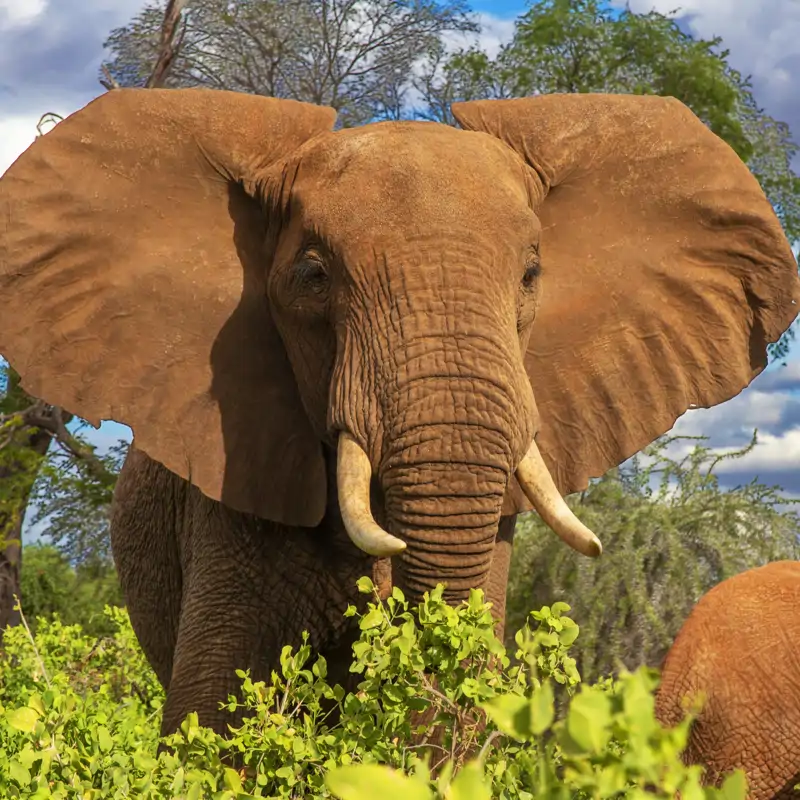
#> input picture imagenes/Elefante.jpg, 800 x 800 px, found by its file name
$ python ejemplo4_formas.py
#> lines starting #> are read from the running program, lines starting #| are printed output that depends on the picture; after the words box and inside, x2 and y2 are one past the last pixel; in counts of white or black regions, pixels touching at a corner belong together
print("=== Arevalo Rafael NC:0031 ===")
import cv2

# Cargar imagen
imagen = cv2.imread("imagenes/Elefante.jpg")
#> imagen is the input picture: shape (800, 800, 3); mean B, G, R 67.9, 111, 135.3

# Comprobar imagen
if imagen is None:
    print("Error: no se pudo cargar la imagen.")
    exit()

# Escala de grises
gris = cv2.cvtColor(imagen, cv2.COLOR_BGR2GRAY)
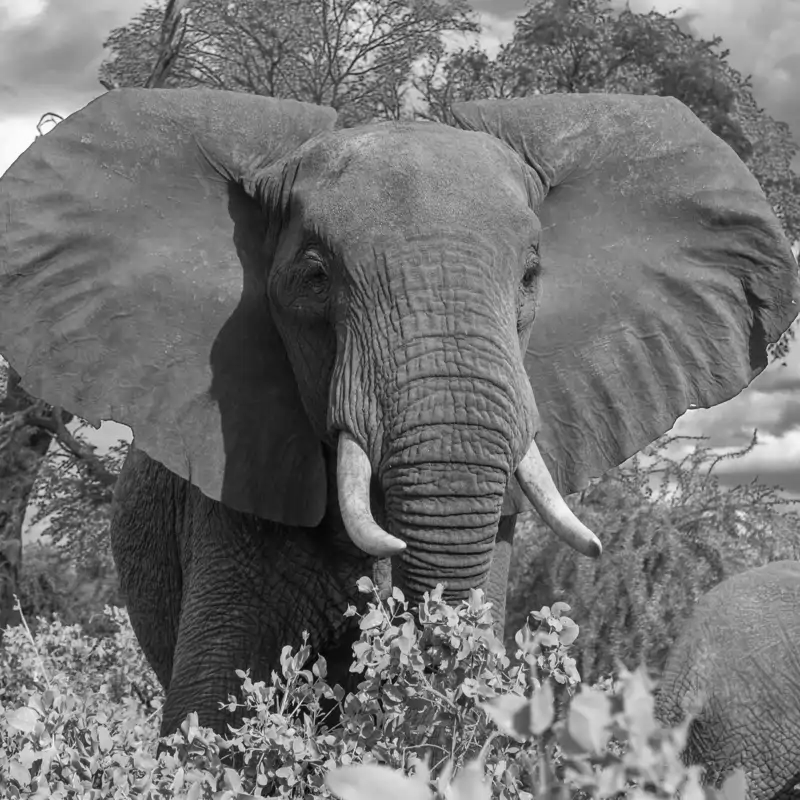
#> gris: shape (800, 800); min 1, max 255, mean 113.4

# Umbralización
_, binaria = cv2.threshold(
    gris,
    127,
    255,
    cv2.THRESH_BINARY
)
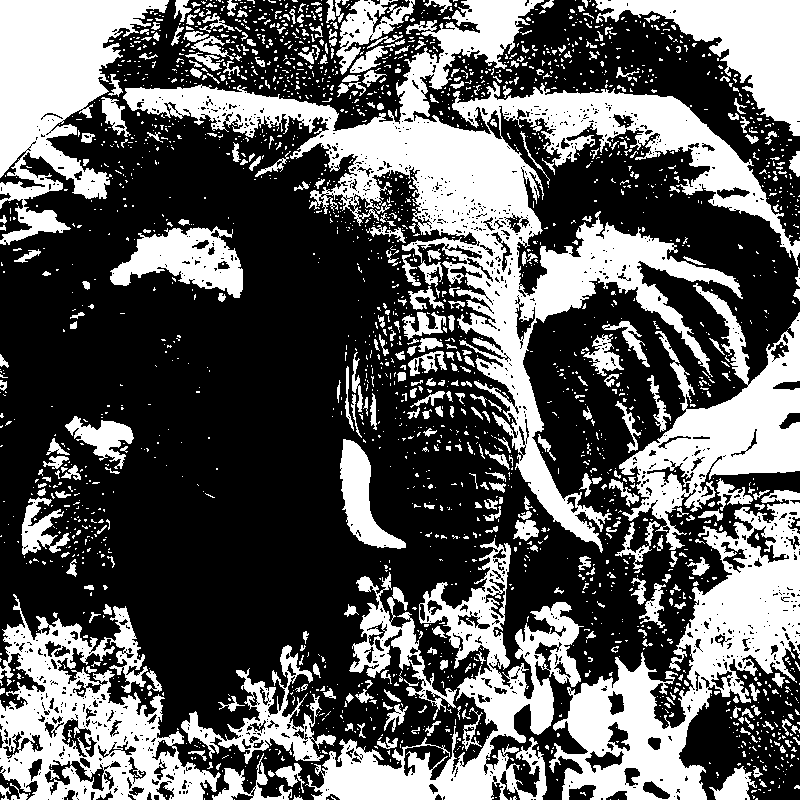
#> binaria: shape (800, 800); 36.7% white; 2369 white regions (1998 under 20 px)

# Buscar contornos
contornos, _ = cv2.findContours(
    binaria,
    cv2.RETR_EXTERNAL,
    cv2.CHAIN_APPROX_SIMPLE
)
#> contornos = 2335 contours, 2115 with area under 20; largest, box (x1, y1, x2, y2) and area: (123, 0, 800, 553) 63944, (549, 490, 800, 800) 28728, (0, 594, 221, 800) 23015, (305, 538, 584, 800) 19594, (0, 0, 169, 245) 19069

# Crear copia
resultado = imagen.copy()

for contorno in contornos:

    # Eliminar objetos pequeños
    area = cv2.contourArea(contorno)

    if area < 500:
        continue

    # Perímetro
    perimetro = cv2.arcLength(
        contorno,
        True
    )

    # Aproximar contorno
    aproximacion = cv2.approxPolyDP(
        contorno,
        0.04 * perimetro,
        True
    )

    # Número de vértices
    vertices = len(aproximacion)

    # Identificar forma
    if vertices == 3:
        forma = "Triangulo"

    elif vertices == 4:

        x, y, ancho, alto = cv2.boundingRect(
            aproximacion
        )

        relacion = ancho / float(alto)

        if 0.90 <= relacion <= 1.10:
            forma = "Cuadrado"
        else:
            forma = "Rectangulo"

    elif vertices == 5:
        forma = "Pentagono"

    elif vertices > 5:
        forma = "Circulo"

    else:
        forma = "Desconocida"

    # Dibujar contorno
    cv2.drawContours(
        resultado,
        [aproximacion],
        -1,
        (0, 255, 0),
        2
    )

    # Obtener posición
    x, y, ancho, alto = cv2.boundingRect(
        aproximacion
    )

    # Escribir nombre de la forma
    cv2.putText(
        resultado,
        forma,
        (x, y - 10),
        cv2.FONT_HERSHEY_SIMPLEX,
        0.6,
        (0, 0, 255),
        2
    )
#> this loop made 2335 passes
#> (area, perimetro, vertices, relacion) on passes 470, 875, 1091, 1285, 2305: (3658.5, 1282, 4, 0.817), (1382, 380.5, 4, 1.48), (640.5, 252.4, 4, 0.976), (5214.5, 581.6, 4, 1.88), (10506, 903, 4, 1.51)
#> (area, perimetro, vertices, forma) on pass 49: (742.5, 190.3, 6, 'Circulo')
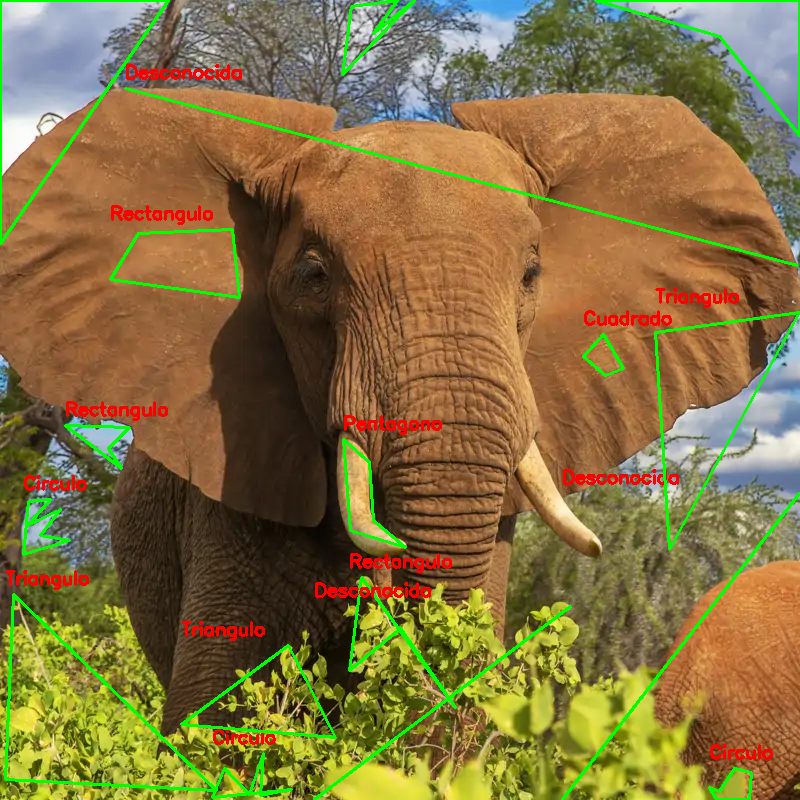
#> resultado: shape (800, 800, 3); 4.45% of pixels changed, all inside (x1, y1, x2, y2) = (0, 0, 800, 800)

# Mostrar resultado
cv2.imshow(
    "Formas identificadas-0031",
    resultado
)

# Guardar resultado
cv2.imwrite(
    "resultados/ejemplo4_formas.jpg",
    resultado
)

print("Identificación de formas terminada.")
print("Resultado guardado en resultados/ejemplo4_formas-0031.jpg")

# Esperar
cv2.waitKey(0)

# Cerrar
cv2.destroyAllWindows()

print("=== Arevalo Rafael NC:0031 ===")
